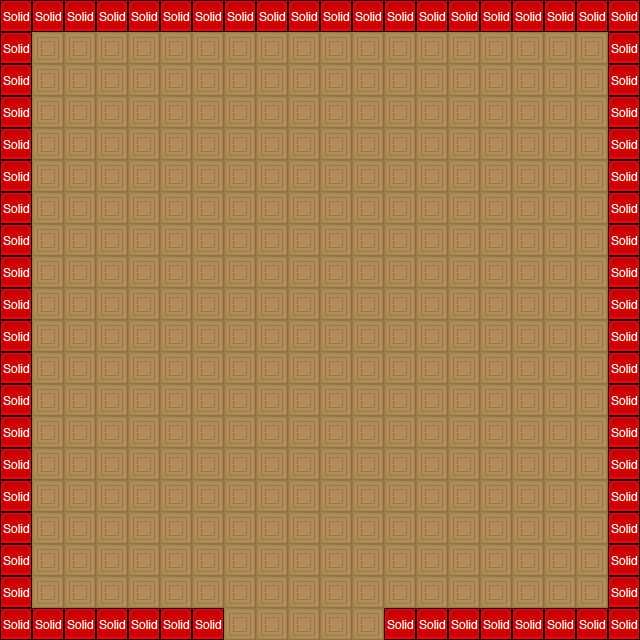

Rendered tile map (Tiled .tmx) drawn with the repository's tilesets; below, a short description and the map source with its tile grids summarised:
An orthogonal 20x20 tile map with 32x32 px tiles, 1 tile layer (collision), 1 image layer and 3 objects (doorOut, doorIn, hero).

<map version="1.0" orientation="orthogonal" width="20" height="20" tilewidth="32" tileheight="32">
 <tileset firstgid="1" name="metatiles32x32" tilewidth="32" tileheight="32">
  <image source="tileset/metatiles32x32.png" width="160" height="32" />
  <tile id="0">
   <properties>
    <property name="type" value="solid" />
   </properties>
  </tile>
 </tileset>
 <imagelayer name="bg" width="20" height="20">
  <image source="tileset/part2.png" />
 </imagelayer>
 <objectgroup name="doors" width="20" height="20">
  <object name="doorOut" x="224" y="610" width="162" height="28">
   <properties>
    <property name="to" value="part1" />
   </properties>
  </object>
  <object name="doorIn" x="292" y="547" width="28" height="27">
   <properties>
    <property name="from" value="part1" />
   </properties>
  </object>
 </objectgroup>
 <objectgroup name="entities" width="20" height="20">
  <object name="hero" x="343" y="547" width="34" height="27" />
 </objectgroup>
 <layer name="collision" width="20" height="20">
  <data>[400 cells, 71 non-empty, 1 distinct tile ids]</data>
 </layer>
</map>
